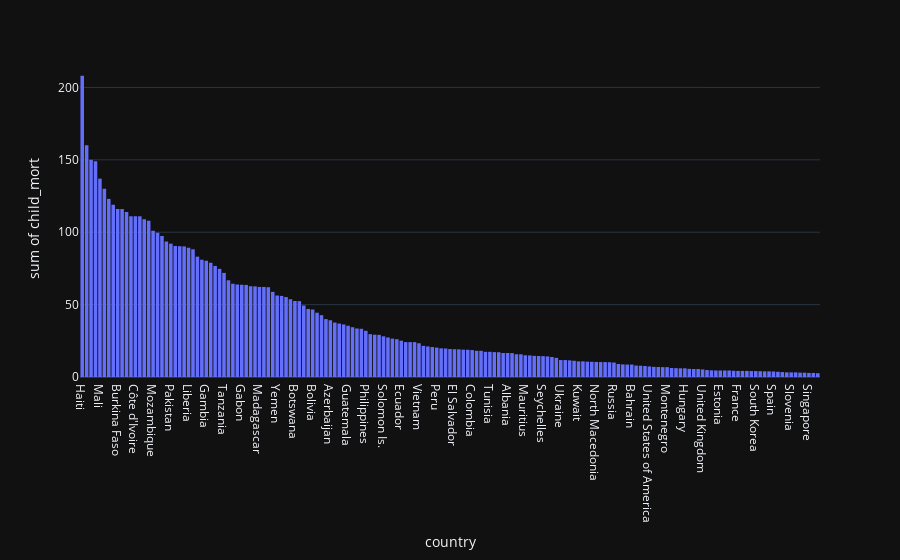

Notebook code for this chart:
### Code cell
px.histogram(df.sort_values('child_mort',ascending=False), x='country', y='child_mort')

### Figure 1 — Plotly figure (JSON) as saved in the notebook; plotly's stock layout.template omitted (floating-point values rounded to 4 significant figures; data arrays with more than 128 entries replaced by an {"elided": "..."} marker saying what was removed)
{"data": [{"alignmentgroup": "True", "bingroup": "x", "histfunc": "sum", "hovertemplate": "country=%{x}<br>sum of child_mort=%{y}<extra></extra>", "legendgroup": "", "marker": {"color": "#636efa", "pattern": {"shape": ""}}, "name": "", "offsetgroup": "", "orientation": "v", "showlegend": false, "x": {"elided": "167 str values"}, "xaxis": "x", "y": {"elided": "167 float values"}, "yaxis": "y", "type": "histogram"}], "layout": {"xaxis": {"anchor": "y", "domain": [0.0, 1.0], "title": {"text": "country"}}, "yaxis": {"anchor": "x", "domain": [0.0, 1.0], "title": {"text": "sum of child_mort"}}, "legend": {"tracegroupgap": 0}, "margin": {"t": 60}, "barmode": "relative"}}
